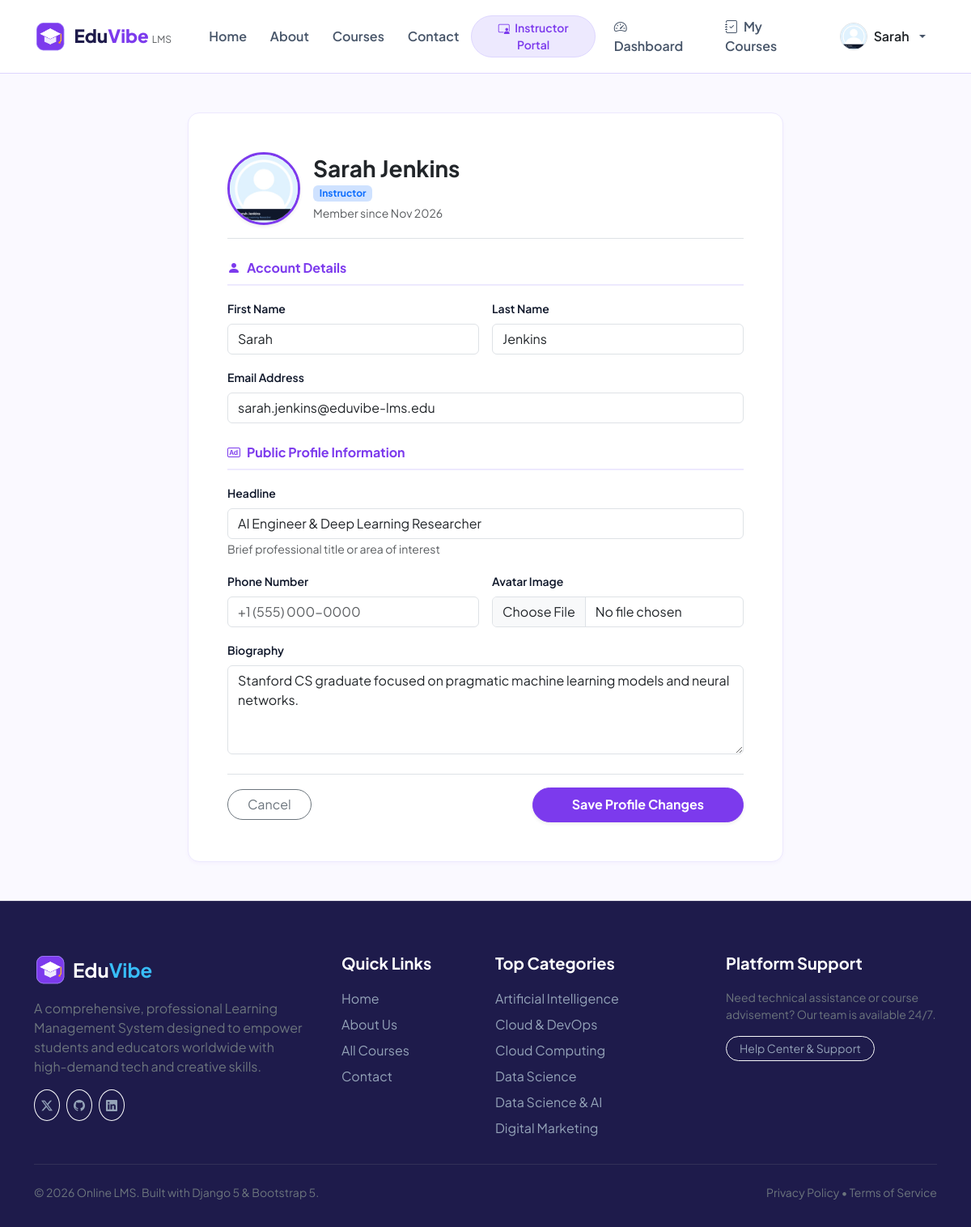
Page /profile/ (signed in) on the committed database.
### online_app/models.py (models this page shows, shortened)
class UserProfile(models.Model):
    ROLE_CHOICES = [
        ('student', 'Student'),
        ('instructor', 'Instructor'),
        ('admin', 'Admin'),
    ]
    user = models.OneToOneField(User, on_delete=models.CASCADE, related_name='profile')
    role = models.CharField(max_length=20, choices=ROLE_CHOICES, default='student')
    phone = models.CharField(max_length=25, blank=True)
    headline = models.CharField(max_length=150, blank=True, help_text="e.g. Senior Software Engineer | Student")
    bio = models.TextField(blank=True)
    avatar = models.ImageField(upload_to='avatars/', blank=True, null=True)
    avatar_static = models.CharField(max_length=255, blank=True, default='online_app/images/instructors/instructor1.jpg')
    created_at = models.DateTimeField(auto_now_add=True)
    def is_instructor(self):
        return self.role in ['instructor', 'admin'] or self.user.is_staff
    def get_avatar_url(self):
        if self.avatar:
            return self.avatar.url
        if self.avatar_static:
            return static(self.avatar_static)
        return static('online_app/images/instructors/instructor1.jpg')

class Category(models.Model):
    name = models.CharField(max_length=100)
    slug = models.SlugField(unique=True, blank=True)
    icon = models.CharField(max_length=60, default='bi-code-slash', help_text="Bootstrap icon class name")
    description = models.TextField(blank=True)
    image = models.ImageField(upload_to='categories/', blank=True, null=True)
    image_static = models.CharField(max_length=255, blank=True, default='')
    class Meta:
        verbose_name_plural = 'Categories'
        ordering = ['name']

### online_app/views.py (the view)
# urls.py: path('profile/', views.profile_view, name='profile'),
@login_required
def profile_view(request):
    if request.method == 'POST':
        u_form = UserUpdateForm(request.POST, instance=request.user)
        p_form = UserProfileForm(request.POST, request.FILES, instance=request.user.profile)
        if u_form.is_valid() and p_form.is_valid():
            u_form.save()
            p_form.save()
            messages.success(request, "Profile updated successfully!")
            return redirect('profile')
        else:
            messages.error(request, "Please check the form for errors.")
    else:
        u_form = UserUpdateForm(instance=request.user)
        p_form = UserProfileForm(instance=request.user.profile)
    context = {
        'u_form': u_form,
        'p_form': p_form,
    }
    return render(request, 'online_app/profile.html', context)

### online_app/forms.py
class UserUpdateForm(forms.ModelForm):
    class Meta:
        model = User
        fields = ['first_name', 'last_name', 'email']
        widgets = {
            'first_name': forms.TextInput(attrs={'class': 'form-control'}),
            'last_name': forms.TextInput(attrs={'class': 'form-control'}),
            'email': forms.EmailInput(attrs={'class': 'form-control'}),
        }

class UserProfileForm(forms.ModelForm):
    class Meta:
        model = UserProfile
        fields = ['headline', 'phone', 'bio', 'avatar']
        widgets = {
            'headline': forms.TextInput(attrs={'class': 'form-control', 'placeholder': 'e.g. Full-Stack Developer | Data Scientist'}),
            'phone': forms.TextInput(attrs={'class': 'form-control', 'placeholder': '+1 (555) 000-0000'}),
            'bio': forms.Textarea(attrs={'class': 'form-control', 'rows': 4, 'placeholder': 'Tell us about yourself...'}),
            'avatar': forms.FileInput(attrs={'class': 'form-control'}),
        }

### online_app/views.py (called while the page is built)
def global_categories_processor(request):
    return {
        'nav_categories': Category.objects.all()[:6]
    }

### online_app/templates/online_app/profile.html (shortened to what this page needs)
{% extends 'online_app/base.html' %}
{% load static %}
{% block extra_css %}
<link rel="stylesheet" href="{% static 'online_app/css/profile.css' %}">
{% endblock %}
{% block content %}
<div class="container py-5">
  <div class="row justify-content-center">
    <div class="col-lg-8">
      <div class="card-custom p-4 p-md-5 bg-white">
        <div class="d-flex align-items-center gap-3 mb-4 pb-3 border-bottom">
          <img src="{{ user.profile.get_avatar_url }}" alt="{{ user.username }}" class="profile-avatar-large shadow-sm">
          <div>
            <h3 class="fw-bold mb-0 text-dark">{{ user.get_full_name|default:user.username }}</h3>
            <span class="badge bg-primary-subtle text-primary">{{ user.profile.get_role_display }}</span>
            <small class="text-muted d-block mt-1">Member since {{ user.date_joined|date:"M Y" }}</small>
          </div>
        </div>
        <form method="POST" enctype="multipart/form-data">
          <div class="profile-section-title">
            <i class="bi bi-person-fill me-2"></i>Account Details
          </div>
          <div class="row g-3 mb-4">
            <div class="col-md-6">
              <label class="form-label small fw-semibold">First Name</label>
              {{ u_form.first_name }}
            </div>
            <div class="col-md-6">
              <label class="form-label small fw-semibold">Last Name</label>
              {{ u_form.last_name }}
            </div>
            <div class="col-12">
              <label class="form-label small fw-semibold">Email Address</label>
              {{ u_form.email }}
            </div>
          </div>
          <div class="profile-section-title">
            <i class="bi bi-badge-ad me-2"></i>Public Profile Information
          </div>
          <div class="row g-3 mb-4">
            <div class="col-12">
              <label class="form-label small fw-semibold">Headline</label>
              {{ p_form.headline }}
              <small class="text-muted">Brief professional title or area of interest</small>
            </div>
            <div class="col-md-6">
              <label class="form-label small fw-semibold">Phone Number</label>
              {{ p_form.phone }}
            </div>
            <div class="col-md-6">
              <label class="form-label small fw-semibold">Avatar Image</label>
              {{ p_form.avatar }}
            </div>
            <div class="col-12">
              <label class="form-label small fw-semibold">Biography</label>
              {{ p_form.bio }}
            </div>
          </div>
          <div class="d-flex justify-content-between align-items-center pt-3 border-top">
            <a href="{% url 'student_dashboard' %}" class="btn btn-outline-secondary rounded-pill px-4">Cancel</a>
            <button type="submit" class="btn btn-primary rounded-pill px-5 fw-bold shadow-sm">
              Save Profile Changes
            </button>
          </div>
        </form>
      </div>
    </div>
  </div>
</div>
{% endblock %}

### online_app/templates/online_app/base.html (shortened to what this page needs)
{% load static %}
<!DOCTYPE html>
<html lang="en">
<head>
  <link href="https://cdn.jsdelivr.net/npm/bootstrap@5.3.3/dist/css/bootstrap.min.css" rel="stylesheet">
  <link rel="stylesheet" href="https://cdn.jsdelivr.net/npm/bootstrap-icons@1.11.3/font/bootstrap-icons.min.css">
  <link rel="stylesheet" href="{% static 'online_app/css/style.css' %}">
  {% block extra_css %}{% endblock %}
</head>
<body>
  <nav class="navbar navbar-expand-lg navbar-lms">
    <div class="container">
      <a class="navbar-brand" href="{% url 'home' %}">
        <img src="{% static 'online_app/images/logo/logo.png' %}" alt="LMS Logo" class="brand-logo-img">
        <span>Edu<span style="color: var(--purple-primary);">Vibe</span> <small class="fw-normal text-muted" style="font-size: 0.75rem;">LMS</small></span>
      </a>
      <div class="collapse navbar-collapse" id="navbarLmsNav">
        <ul class="navbar-nav me-auto mb-2 mb-lg-0 ms-lg-3">
          <li class="nav-item">
            <a class="nav-link {% if request.resolver_match.url_name == 'home' %}active{% endif %}" href="{% url 'home' %}">Home</a>
          </li>
          <li class="nav-item">
            <a class="nav-link {% if request.resolver_match.url_name == 'about' %}active{% endif %}" href="{% url 'about' %}">About</a>
          </li>
          <li class="nav-item">
            <a class="nav-link {% if request.resolver_match.url_name == 'courses' or request.resolver_match.url_name == 'course_detail' %}active{% endif %}" href="{% url 'courses' %}">Courses</a>
          </li>
          <li class="nav-item">
            <a class="nav-link {% if request.resolver_match.url_name == 'contact' %}active{% endif %}" href="{% url 'contact' %}">Contact</a>
          </li>
        </ul>
        <ul class="navbar-nav ms-auto align-items-lg-center gap-2">
          {% if user.is_authenticated %}
            {% if user.profile.is_instructor %}
              <li class="nav-item">
                <a class="btn btn-lavender btn-sm rounded-pill px-3" href="{% url 'instructor_dashboard' %}">
                  <i class="bi bi-person-video3 me-1"></i> Instructor Portal
                </a>
              </li>
            {% endif %}
            <li class="nav-item">
              <a class="nav-link" href="{% url 'student_dashboard' %}">
                <i class="bi bi-speedometer2 me-1"></i> Dashboard
              </a>
            </li>
            <li class="nav-item">
              <a class="nav-link" href="{% url 'my_courses' %}">
                <i class="bi bi-journal-check me-1"></i> My Courses
              </a>
            </li>
            <li class="nav-item dropdown">
              <a class="nav-link dropdown-toggle d-flex align-items-center gap-2" href="#" id="userMenuDropdown" role="button" data-bs-toggle="dropdown" aria-expanded="false">
                <img src="{{ user.profile.get_avatar_url }}" alt="{{ user.username }}" class="rounded-circle border" width="34" height="34" style="object-fit: cover;">
                <span class="d-none d-lg-inline fw-semibold text-dark">{{ user.first_name|default:user.username }}</span>
              </a>
            </li>
          {% endif %}
        </ul>
      </div>
    </div>
  </nav>
  <main>
    {% block content %}{% endblock %}
  </main>
  <footer class="footer-lms">
    <div class="container">
      <div class="row g-4">
        <div class="col-lg-4 col-md-6">
          <div class="d-flex align-items-center gap-2 mb-3">
            <img src="{% static 'online_app/images/logo/logo.png' %}" alt="Logo" class="brand-logo-img">
            <span class="h4 text-white fw-bold mb-0">Edu<span style="color: var(--blue-primary);">Vibe</span></span>
          </div>
          <p class="text-secondary pe-lg-4">
            A comprehensive, professional Learning Management System designed to empower students and educators worldwide with high-demand tech and creative skills.
          </p>
          <div class="d-flex gap-2 mt-3">
            <a href="#" class="btn btn-outline-light btn-sm rounded-circle p-2"><i class="bi bi-twitter-x"></i></a>
            <a href="#" class="btn btn-outline-light btn-sm rounded-circle p-2"><i class="bi bi-github"></i></a>
            <a href="#" class="btn btn-outline-light btn-sm rounded-circle p-2"><i class="bi bi-linkedin"></i></a>
          </div>
        </div>
        <div class="col-lg-2 col-md-6 col-6">
          <h5>Quick Links</h5>
          <ul class="list-unstyled mb-0">
            <li class="mb-2"><a href="{% url 'home' %}">Home</a></li>
            <li class="mb-2"><a href="{% url 'about' %}">About Us</a></li>
            <li class="mb-2"><a href="{% url 'courses' %}">All Courses</a></li>
            <li class="mb-2"><a href="{% url 'contact' %}">Contact</a></li>
          </ul>
        </div>
        <div class="col-lg-3 col-md-6 col-6">
          <h5>Top Categories</h5>
          <ul class="list-unstyled mb-0">
            {% for cat in nav_categories %}
              <li class="mb-2"><a href="{% url 'courses' %}?category={{ cat.slug }}">{{ cat.name }}</a></li>
            {% empty %}
              <li class="mb-2"><a href="{% url 'courses' %}">Web Development</a></li>
              <li class="mb-2"><a href="{% url 'courses' %}">Data Science & AI</a></li>
            {% endfor %}
          </ul>
        </div>
        <div class="col-lg-3 col-md-6">
          <h5>Platform Support</h5>
          <p class="text-secondary small">Need technical assistance or course advisement? Our team is available 24/7.</p>
          <a href="{% url 'contact' %}" class="btn btn-outline-light btn-sm rounded-pill px-3">Help Center &amp; Support</a>
        </div>
      </div>
      <div class="pt-4 mt-4 border-top border-secondary border-opacity-25 d-flex flex-column flex-md-row justify-content-between align-items-center gap-2 text-secondary small">
        <p class="mb-0">&copy; 2026 Online LMS. Built with Django 5 &amp; Bootstrap 5.</p>
        <div>
          <span>Privacy Policy</span> • <span>Terms of Service</span>
        </div>
      </div>
    </div>
  </footer>
</body>
</html>

### online_app/static/online_app/css/style.css (style rules this page uses)
:root { --lavender-light: #F5F3FF; --lavender: #EDE9FE; --lavender-dark: #DDD6FE; --purple-soft: #8B5CF6; --purple-primary: #7C3AED; --purple-dark: #6D28D9; --blue-light: #E0F2FE; --blue-primary: #38BDF8; --blue-dark: #0284C7; --navy-text: #0F172A; --navy-dark: #1E1B4B; --text-muted: #64748B; --light-bg: #FAF9FF; --white: #FFFFFF; --light-grey: #F1F5F9; --border-color: #E2E8F0; --radius-sm: 8px; --radius-md: 14px; --radius-lg: 20px; --shadow-sm: 0 2px 4px rgba(124, 58, 237, 0.04); --shadow-md: 0 4px 12px rgba(124, 58, 237, 0.08); --shadow-lg: 0 10px 25px rgba(124, 58, 237, 0.12); }
body { font-family: 'Plus Jakarta Sans', -apple-system, BlinkMacSystemFont, 'Segoe UI', Roboto, Helvetica, Arial, sans-serif; color: var(--navy-text); background-color: var(--light-bg); min-height: 100vh; display: flex; flex-direction: column; }
main { flex: 1 0 auto; }
.navbar-lms { background-color: rgba(255, 255, 255, 0.95); backdrop-filter: blur(10px); border-bottom: 1px solid var(--lavender-dark); padding: 0.8rem 0; position: sticky; top: 0; z-index: 1020; }
.navbar-brand { font-weight: 800; font-size: 1.4rem; color: var(--navy-dark); display: flex; align-items: center; gap: 0.6rem; }
.brand-logo-img { width: 40px; height: 40px; border-radius: var(--radius-sm); object-fit: contain; }
.nav-link { font-weight: 600; color: #475569; padding: 0.5rem 0.9rem !important; border-radius: var(--radius-sm); transition: all 0.2s ease; }
.btn-primary { background-color: var(--purple-primary); border-color: var(--purple-primary); color: #fff; font-weight: 600; border-radius: var(--radius-sm); padding: 0.55rem 1.3rem; transition: all 0.2s ease; }
.btn-lavender { background-color: var(--lavender); color: var(--purple-primary); font-weight: 600; border: 1px solid var(--lavender-dark); }
.card-custom { background-color: var(--white); border: 1px solid var(--lavender); border-radius: var(--radius-md); box-shadow: var(--shadow-sm); transition: transform 0.2s ease, box-shadow 0.2s ease; }
.footer-lms { background-color: var(--navy-dark); color: #CBD5E1; padding: 4rem 0 2rem; margin-top: auto; border-top: 1px solid rgba(255, 255, 255, 0.1); }
.footer-lms h5 { color: #FFFFFF; font-weight: 700; margin-bottom: 1.25rem; }
.footer-lms a { color: #94A3B8; text-decoration: none; transition: color 0.2s; }

### online_app/static/online_app/css/profile.css (style rules this page uses)
.profile-avatar-large { width: 90px; height: 90px; border-radius: 50%; border: 3px solid var(--purple-primary); object-fit: cover; }
.profile-section-title { color: var(--purple-primary); font-weight: 700; margin-bottom: 1rem; padding-bottom: 0.5rem; border-bottom: 2px solid var(--lavender); }

### rows in the picture
UserProfile: headline "AI Engineer & Deep Learning Researcher", bio "Stanford CS graduate focused on pragmatic machine learning models and neural networks."
Category: name "Artificial Intelligence"
Category: name "Cloud & DevOps"
Category: name "Cloud Computing"
Category: name "Data Science"
Category: name "Data Science & AI"
Category: name "Digital Marketing"

### other values in the picture
{{ user.first_name|default:user.username }} "Sarah"
{{ user.get_full_name|default:user.username }} "Sarah Jenkins"
{{ user.profile.get_role_display }} "Instructor"
{{ user.date_joined|date:"M Y" }} "Nov 2026"
